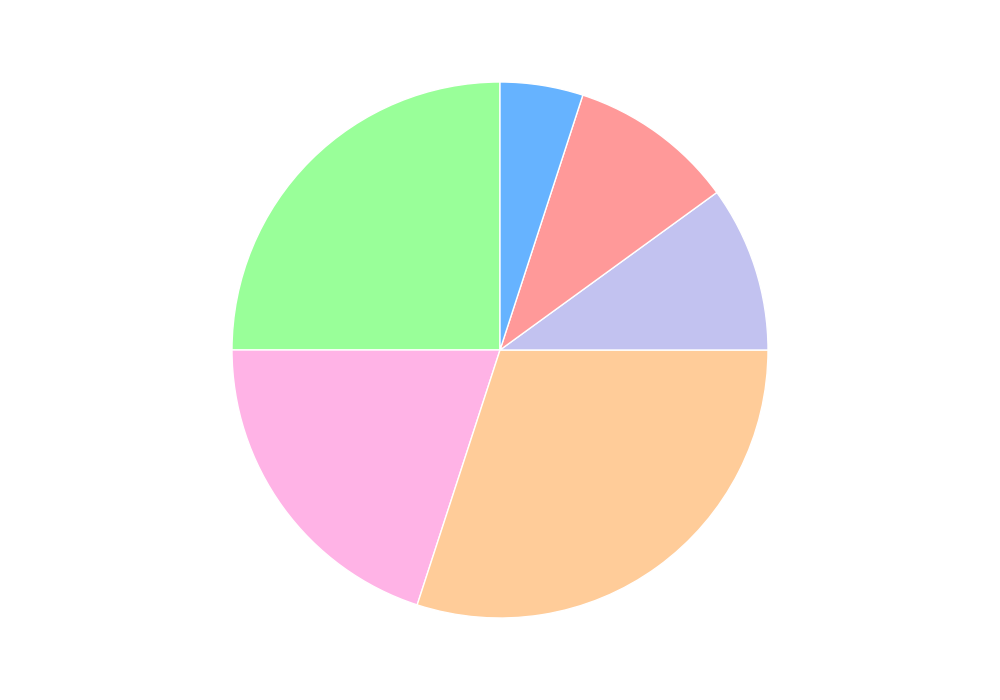

Here is the Python script that generated this plot:
import matplotlib.pyplot as plt

# Define the data
percentages = [25, 20, 30, 10, 10, 5]

# Shuffled colors for the segments
colors = ['#99ff99', '#ffb3e6', '#ffcc99', '#c2c2f0', '#ff9999', '#66b3ff']

# Create pie chart
fig, ax = plt.subplots(figsize=(10, 7))

# Creating the pie chart without labels or percent texts
ax.pie(
    percentages,
    startangle=90,
    colors=colors,
    wedgeprops=dict(edgecolor='w')
)

# Adjust layout to prevent overlap
plt.tight_layout()

# Display the pie chart
plt.show()
